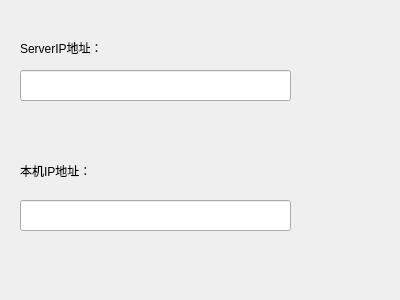
<?xml version="1.0" encoding="UTF-8"?>
<ui version="4.0">
 <class>Form</class>
 <widget class="QWidget" name="Form">
  <property name="geometry">
   <rect>
    <x>0</x>
    <y>0</y>
    <width>400</width>
    <height>300</height>
   </rect>
  </property>
  <property name="windowTitle">
   <string>Form</string>
  </property>
  <widget class="QLabel" name="label">
   <property name="geometry">
    <rect>
     <x>20</x>
     <y>40</y>
     <width>111</width>
     <height>16</height>
    </rect>
   </property>
   <property name="text">
    <string>ServerIP地址：</string>
   </property>
  </widget>
  <widget class="QLineEdit" name="serverIPLineEdit">
   <property name="geometry">
    <rect>
     <x>20</x>
     <y>70</y>
     <width>271</width>
     <height>31</height>
    </rect>
   </property>
  </widget>
  <widget class="QLineEdit" name="ClientIPLineEdit">
   <property name="geometry">
    <rect>
     <x>20</x>
     <y>200</y>
     <width>271</width>
     <height>31</height>
    </rect>
   </property>
  </widget>
  <widget class="QLabel" name="label_2">
   <property name="geometry">
    <rect>
     <x>20</x>
     <y>160</y>
     <width>131</width>
     <height>21</height>
    </rect>
   </property>
   <property name="text">
    <string>本机IP地址：</string>
   </property>
  </widget>
 </widget>
 <resources/>
 <connections/>
</ui>
